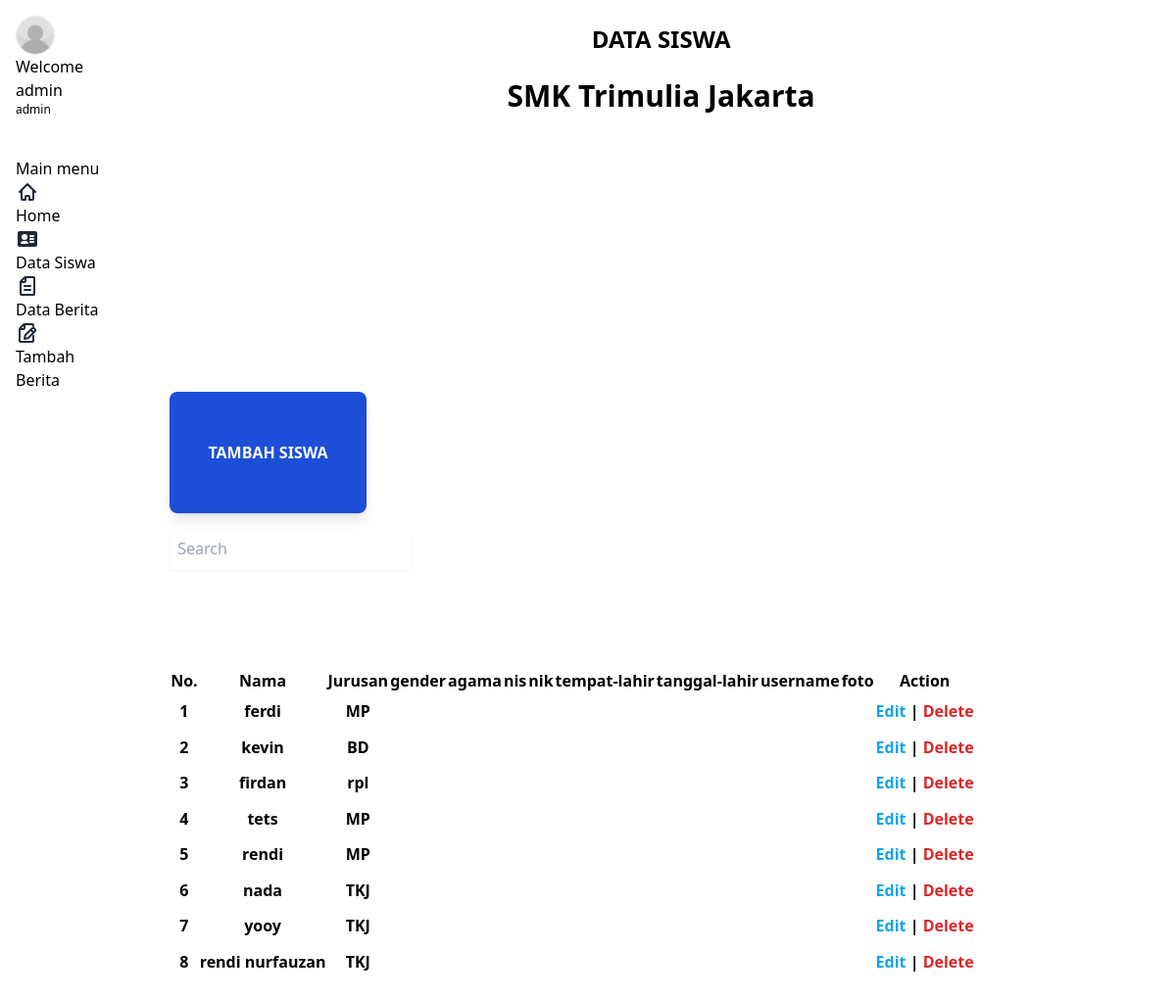
The app's page /admin/siswa.php (signed in) with its own data.
### tables this page shows
CREATE TABLE `siswa` (
  `id_siswa` int(11) NOT NULL,
  `nama_siswa` varchar(50) NOT NULL,
  `jurusan_siswa` varchar(10) NOT NULL,
  `password_siswa` varchar(400) NOT NULL,
  `gender_siswa` varchar(100) DEFAULT NULL,
  `agama_siswa` varchar(50) DEFAULT NULL,
  `nis_siswa` varchar(50) DEFAULT NULL,
  `nisn_siswa` varchar(255) DEFAULT NULL,
  `tempat_lahir_siswa` varchar(255) DEFAULT NULL,
  `tanggal_lahir_siswa` varchar(255) DEFAULT NULL,
  `foto_siswa` varchar(355) DEFAULT NULL,
  `kelas_siswa` varchar(100) DEFAULT NULL
);

### koneksi.php (called while the page is built, shortened)
<?php
    $koneksi = mysqli_connect("localhost","root","","sekolah_db");
    function query($query) {
        global $koneksi;
        $result = mysqli_query($koneksi, $query);
        $rows = [];
        while ($row = mysqli_fetch_assoc($result)) {
            $rows[] = $row;
        }
        return $rows;
    }
?>

### admin/siswa.php (the view, shortened to what this page needs)
<?php
require("../koneksi.php");
$siswa = query("SELECT * FROM siswa");
?>
<!DOCTYPE html>
<html lang="en">
<head>
    <link rel="stylesheet" href="https://cdn.jsdelivr.net/npm/rippleui@1.12.1/dist/css/styles.css" />
</head>
<body>
    <div class="sticky flex h-screen flex-row gap-4 overflow-y-auto rounded-lg sm:overflow-x-hidden">
        <aside class="sidebar-sticky sidebar justify-start">
            <section id="profil-admin" class="sidebar-title items-center p-4 ">
                <div class="border w-10 h-10 rounded-full mr-3 overflow-hidden hover:cursor-pointer">
                    <img src="../assets/deafult.profil-admin.svg" alt="" class="w-full h-full object-cover">
                </div>
                <div class="flex flex-col hover:cursor-pointer">
                    <span>Welcome admin</span>
                    <span class="text-xs font-normal text-content2"><?php echo $_SESSION["username-admin"] ?></span>
                </div>
            </section>
            <section class="menu-section px-4 mt-6">
                <span class="menu-title">Main menu</span>
                <ul class="menu-items">
                    <a href="index.php">
                        <li class="menu-item">
                            <span>Home</span>
                        </li>
                    </a>
                    <a href="siswa.php">
                        <li class="menu-item menu-active">
                            <span>Data Siswa</span>
                        </li>
                    </a>
                    <a href="berita.php">
                        <li class="menu-item">
                            <span>Data Berita</span>
                        </li>
                    </a>
                    <a href="tambah-berita.php">
                        <li class="menu-item">
                            <span>Tambah Berita</span>
                        </li>
                    </a>
                </ul>
            </section>
        </aside>
        <div class="flex w-full flex-row flex-wrap gap-4 p-6 justify-center">
            <div class="text-center">
                <h1 class="font-bold text-2xl">DATA SISWA</h1>
                <br>
                <h2 class="font-bold text-3xl">SMK Trimulia Jakarta</h2>
            </div>
            <div class="my-4 grid w-full  gap-4">
                <button id="tambah-btn" class="text-white font-bold bg-blue-700 px-7 py-2 rounded-lg w-1/5 hover:bg-blue-800 transition shadow-lg">TAMBAH SISWA</button>
                <form action="" method="get" class="">
                    <input type="text" name="keyword" placeholder="Search" class="p-2 border-white focus:outline-none shadow-sm border-b-2 bg-transparent">
                    <button class="" type="submit" name="cari">
                        <svg xmlns="http://www.w3.org/2000/svg" width="16" height="16" fill="#ffffff" class="bi bi-search ml-2" viewBox="0 0 16 16">
                            <path d="M11.742 10.344a6.5 6.5 0 1 0-1.397 1.398h-.001q.044.06.098.115l3.85 3.85a1 1 0 0 0 1.415-1.414l-3.85-3.85a1 1 0 0 0-.115-.1zM12 6.5a5.5 5.5 0 1 1-11 0 5.5 5.5 0 0 1 11 0" />
                        </svg>
                    </button>
                </form>
                <div class="flex w-full overflow-x-auto">
                    <table class="table-zebra table">
                        <thead>
                            <tr>
                                <th>No.</th>
                                <th>Nama</th>
                                <th>Jurusan</th>
                                <th>gender</th>
                                <th>agama</th>
                                <th>nis</th>
                                <th>nik</th>
                                <th>tempat-lahir</th>
                                <th>tanggal-lahir</th>
                                <th>username</th>
                                <th>foto</th>
                                <th>Action</th>
                            </tr>
                        </thead>
                        <tbody>
                            <?php $no = 1 ?>
                            <?php foreach ($siswa as $siswa) : ?>
                                <tr>
                                    <th><?php echo $no ?></th>
                                    <th><?php echo $siswa["nama_siswa"] ?></th>
                                    <th><?php echo $siswa["jurusan_siswa"] ?></th>
                                    <th><?php echo $siswa["gender"] ?></th>
                                    <th><?php echo $siswa["agama"] ?></th>
                                    <th><?php echo $siswa["nis"] ?></th>
                                    <th><?php echo $siswa["nik"] ?></th>
                                    <th><?php echo $siswa["tempat_lahir"] ?></th>
                                    <th><?php echo $siswa["tanggal_lahir"] ?></th>
                                    <th><?php echo $siswa["username_siswa"] ?></th>
                                    <th><?php echo $siswa["foto"] ?></th>
                                    <th><a class="text-sky-500 edit" href="#">Edit</a> | <a class="text-red-600" href="delete-siswa.php?id_siswa=<?php echo $siswa["id_siswa"] ?>">Delete</a></th>
                                </tr>
                                <?php $no++ ?>
                            <?php endforeach; ?>
                        </tbody>
                    </table>
                </div>
            </div>
        </div>
    </div>
    <script src="https://cdn.tailwindcss.com"></script>
</body>
</html>

### records on screen
siswa: nama_siswa "ferdi", jurusan_siswa "MP"
siswa: nama_siswa "kevin", jurusan_siswa "BD"
siswa: nama_siswa "firdan", jurusan_siswa "rpl"
siswa: nama_siswa "tets", jurusan_siswa "MP"
siswa: nama_siswa "rendi", jurusan_siswa "MP"
siswa: nama_siswa "nada", jurusan_siswa "TKJ"
siswa: nama_siswa "yooy", jurusan_siswa "TKJ"
siswa: nama_siswa "rendi nurfauzan", jurusan_siswa "TKJ"

### other values on screen
$_SESSION["username-admin"] "admin"
